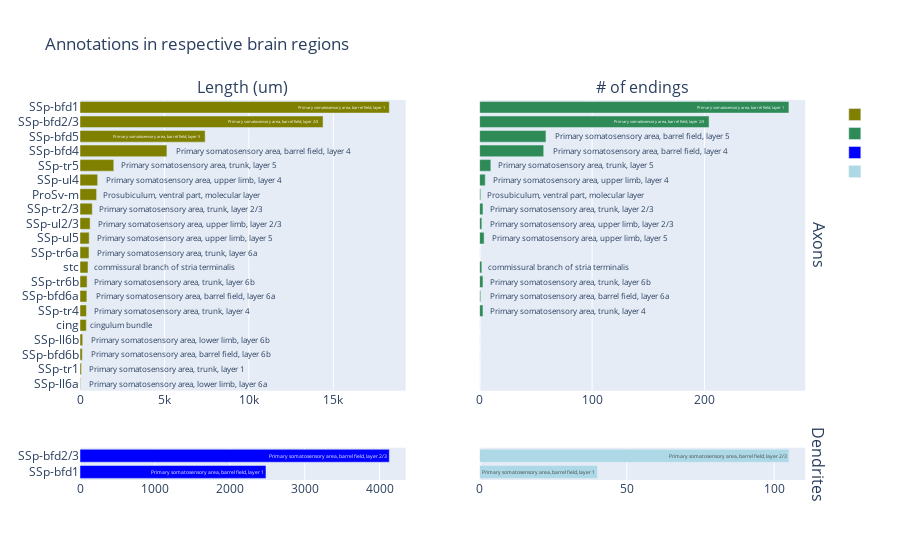

The code cell stored with this chart in its notebook:
### Code cell
plot_hist(axon_bar,dendrite_bar,mousename)

### Figure 1 — Plotly figure (JSON) as saved in the notebook; plotly's stock layout.template omitted (floating-point values rounded to 4 significant figures)
{"data": [{"hovertemplate": "<i>%{x}</i>, <b>%{text}</b>", "marker": {"color": "olive"}, "name": "", "orientation": "h", "text": ["Primary somatosensory area, lower limb, layer 6a", "Primary somatosensory area, trunk, layer 1", "Primary somatosensory area, barrel field, layer 6b", "Primary somatosensory area, lower limb, layer 6b", "cingulum bundle", "Primary somatosensory area, trunk, layer 4", "Primary somatosensory area, barrel field, layer 6a", "Primary somatosensory area, trunk, layer 6b", "commissural branch of stria terminalis", "Primary somatosensory area, trunk, layer 6a", "Primary somatosensory area, upper limb, layer 5", "Primary somatosensory area, upper limb, layer 2/3", "Primary somatosensory area, trunk, layer 2/3", "Prosubiculum, ventral part, molecular layer", "Primary somatosensory area, upper limb, layer 4", "Primary somatosensory area, trunk, layer 5", "Primary somatosensory area, barrel field, layer 4", "Primary somatosensory area, barrel field, layer 5", "Primary somatosensory area, barrel field, layer 2/3", "Primary somatosensory area, barrel field, layer 1"], "type": "bar", "x": [30, 90, 137, 160, 373, 381, 405, 420, 473, 532, 544, 597, 727, 983, 1046, 2001, 5147, 7412, 14394, 18317], "xaxis": "x", "y": ["SSp-ll6a", "SSp-tr1", "SSp-bfd6b", "SSp-ll6b", "cing", "SSp-tr4", "SSp-bfd6a", "SSp-tr6b", "stc", "SSp-tr6a", "SSp-ul5", "SSp-ul2/3", "SSp-tr2/3", "ProSv-m", "SSp-ul4", "SSp-tr5", "SSp-bfd4", "SSp-bfd5", "SSp-bfd2/3", "SSp-bfd1"], "yaxis": "y"}, {"hovertemplate": "<i>%{x}</i>, <b>%{text}</b>", "marker": {"color": "seagreen"}, "name": "", "orientation": "h", "text": ["Primary somatosensory area, lower limb, layer 6a", "Primary somatosensory area, trunk, layer 1", "Primary somatosensory area, barrel field, layer 6b", "Primary somatosensory area, lower limb, layer 6b", "cingulum bundle", "Primary somatosensory area, trunk, layer 4", "Primary somatosensory area, barrel field, layer 6a", "Primary somatosensory area, trunk, layer 6b", "commissural branch of stria terminalis", "Primary somatosensory area, trunk, layer 6a", "Primary somatosensory area, upper limb, layer 5", "Primary somatosensory area, upper limb, layer 2/3", "Primary somatosensory area, trunk, layer 2/3", "Prosubiculum, ventral part, molecular layer", "Primary somatosensory area, upper limb, layer 4", "Primary somatosensory area, trunk, layer 5", "Primary somatosensory area, barrel field, layer 4", "Primary somatosensory area, barrel field, layer 5", "Primary somatosensory area, barrel field, layer 2/3", "Primary somatosensory area, barrel field, layer 1"], "type": "bar", "x": [0, 0, 0, 0, 0, 3, 1, 3, 2, 0, 4, 2, 3, 1, 5, 10, 57, 59, 204, 275], "xaxis": "x2", "y": ["SSp-ll6a", "SSp-tr1", "SSp-bfd6b", "SSp-ll6b", "cing", "SSp-tr4", "SSp-bfd6a", "SSp-tr6b", "stc", "SSp-tr6a", "SSp-ul5", "SSp-ul2/3", "SSp-tr2/3", "ProSv-m", "SSp-ul4", "SSp-tr5", "SSp-bfd4", "SSp-bfd5", "SSp-bfd2/3", "SSp-bfd1"], "yaxis": "y2"}, {"hovertemplate": "<i>%{x}</i>, <b>%{text}</b>", "marker": {"color": "blue"}, "name": "", "orientation": "h", "text": ["Primary somatosensory area, barrel field, layer 1", "Primary somatosensory area, barrel field, layer 2/3"], "type": "bar", "x": [2483, 4130], "xaxis": "x3", "y": ["SSp-bfd1", "SSp-bfd2/3"], "yaxis": "y3"}, {"hovertemplate": "<i>%{x}</i>, <b>%{text}</b>", "marker": {"color": "lightblue"}, "name": "", "orientation": "h", "text": ["Primary somatosensory area, barrel field, layer 1", "Primary somatosensory area, barrel field, layer 2/3"], "type": "bar", "x": [40, 105], "xaxis": "x4", "y": ["SSp-bfd1", "SSp-bfd2/3"], "yaxis": "y4"}], "layout": {"annotations": [{"font": {"size": 16}, "showarrow": false, "text": "Length (um)", "x": 0.22, "xanchor": "center", "xref": "paper", "y": 1, "yanchor": "bottom", "yref": "paper"}, {"font": {"size": 16}, "showarrow": false, "text": "# of endings", "x": 0.76, "xanchor": "center", "xref": "paper", "y": 1, "yanchor": "bottom", "yref": "paper"}, {"font": {"size": 16}, "showarrow": false, "text": "Axons", "textangle": 90, "x": 0.98, "xanchor": "left", "xref": "paper", "y": 0.6175, "yanchor": "middle", "yref": "paper"}, {"font": {"size": 16}, "showarrow": false, "text": "Dendrites", "textangle": 90, "x": 0.98, "xanchor": "left", "xref": "paper", "y": 0.0425, "yanchor": "middle", "yref": "paper"}], "autosize": true, "title": {"text": "Annotations in respective brain regions"}, "xaxis": {"anchor": "y", "autorange": true, "domain": [0, 0.44], "range": [0, 19280.0], "type": "linear"}, "xaxis2": {"anchor": "y2", "autorange": true, "domain": [0.54, 0.98], "range": [0, 289.5], "type": "linear"}, "xaxis3": {"anchor": "y3", "autorange": true, "domain": [0, 0.44], "range": [0, 4347.0], "type": "linear"}, "xaxis4": {"anchor": "y4", "autorange": true, "domain": [0.54, 0.98], "range": [0, 110.5], "type": "linear"}, "yaxis": {"anchor": "x", "autorange": true, "categoryorder": "trace", "domain": [0.235, 1], "range": [-0.5, 19.5], "type": "category"}, "yaxis2": {"anchor": "x2", "autorange": true, "domain": [0.235, 1], "matches": "y", "range": [-0.5, 19.5], "showticklabels": false, "type": "category"}, "yaxis3": {"anchor": "x3", "autorange": true, "domain": [0, 0.085], "range": [-0.5, 1.5], "type": "category"}, "yaxis4": {"anchor": "x4", "autorange": true, "domain": [0, 0.085], "matches": "y3", "range": [-0.5, 1.5], "showticklabels": false, "type": "category"}}}
